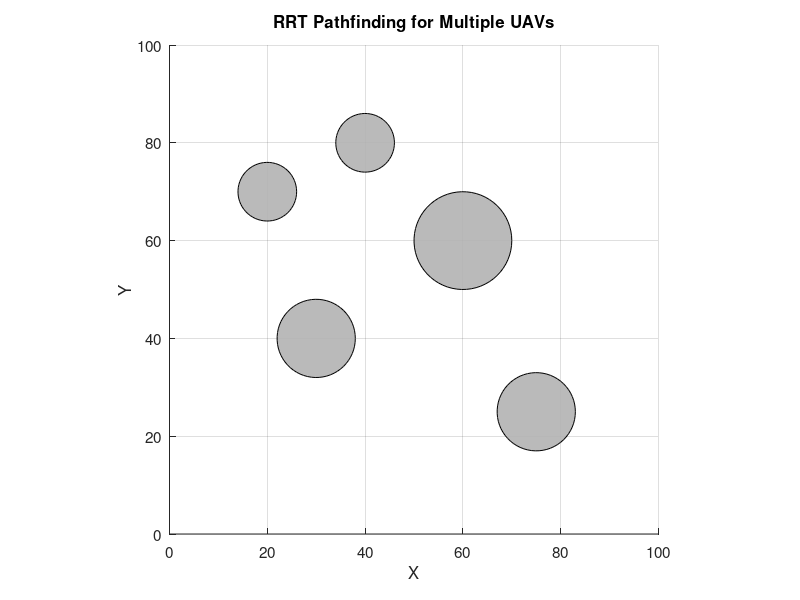

This figure's MATLAB source: (Note: this script raises an error after producing the figure.)
function RRTMultiUAV()
% RRTMultiUAV
% Visualizes RRT pathfinding for multiple UAVs with proper legend and animation.
%
% Blue = Start point
% Red  = Goal point
% Colored lines = RRT tree expansion
% Thick line = Final path
% Moving circles = UAVs following paths

clc; clear; close all;
rng(1); % For reproducibility

%% === Parameters ===
mapBounds = [0 100 0 100];
numDrones = 2;        % Adjust this to number of UAVs
stepSize = 3.5;
maxIters = 2500;
goalBias = 0.1;
goalRadius = 5;
interpStep = 0.01;     % Smooth path interpolation step

% === Drone Speed UI ===
answer = inputdlg({'Please enter drone speed! (1 = slowest, 100 = fastest):'}, ...
    'Drone Speed Control', [15 80], {'20'});
if isempty(answer)
    pauseTime = 0.02; % default if cancelled
else
    userSpeed = str2double(answer{1});
    userSpeed = max(1, min(25, userSpeed)); % clamp range
    pauseTime = 0.1 / userSpeed;  % higher speed → smaller pause
end
fprintf('Drone animation speed set to %.3f seconds per step.\n', pauseTime);

% Obstacles [x y radius]
obstacles = [30 40 8;
             60 60 10;
             40 80 6;
             75 25 8;
             20 70 6];

% Start and goal positions (you can edit freely)
starts = [10 10;
          15 85];
goals  = [90 90;
          80 95];

colors = lines(numDrones);

%% === Figure Setup ===
fig = figure('Name','RRT Multi-UAV Pathfinding','Color','w','Position',[100 100 1000 700]);
axis(mapBounds); axis equal; hold on; grid on;
xlabel('X'); ylabel('Y');
title('RRT Pathfinding for Multiple UAVs');
set(gca,'FontSize',11);

% Obstacles
theta = linspace(0,2*pi,64);
for i=1:size(obstacles,1)
    patch(obstacles(i,1) + obstacles(i,3)*cos(theta), ...
          obstacles(i,2) + obstacles(i,3)*sin(theta), ...
          [0.7 0.7 0.7],'EdgeColor','k','FaceAlpha',0.9);
end

% Start & Goal markers
startHandles = gobjects(numDrones,1);
goalHandles = gobjects(numDrones,1);
for i=1:numDrones
    startHandles(i) = plot(starts(i,1), starts(i,2), 'o', ...
        'MarkerFaceColor','b','MarkerEdgeColor','k','MarkerSize',6);
    goalHandles(i) = plot(goals(i,1), goals(i,2), 'o', ...
        'MarkerFaceColor','r','MarkerEdgeColor','k','MarkerSize',8);
    text(starts(i,1)+2, starts(i,2), sprintf('Drone %d Start',i), ...
        'Color','b','FontSize',10);
    text(goals(i,1)+2, goals(i,2), sprintf('Drone %d Goal',i), ...
        'Color','r','FontSize',10);
end

lgd = legend([startHandles; goalHandles], ...
    [arrayfun(@(i) sprintf('Drone %d Start',i),1:numDrones,'UniformOutput',false), ...
     arrayfun(@(i) sprintf('Drone %d Goal',i),1:numDrones,'UniformOutput',false)], ...
    'Location','eastoutside');
lgd.Title.String = 'Legend';
lgd.Box = 'on';

%% === RRT Structures ===
nodes = cell(numDrones,1);
parent = cell(numDrones,1);
found = false(numDrones,1);
foundNodeIndex = zeros(numDrones,1);

for i=1:numDrones
    nodes{i} = starts(i,:);
    parent{i} = 0;
end

isCollision = @(p1,p2) segmentCollisionWithCircles(p1,p2,obstacles);
sampleRandom = @() [mapBounds(1)+(mapBounds(2)-mapBounds(1))*rand, ...
                    mapBounds(3)+(mapBounds(4)-mapBounds(3))*rand];

fprintf('Growing RRT Trees...\n');
%% === Grow Trees ===
iter = 0;
while (~all(found)) && iter < maxIters
    iter = iter + 1;
    for d = 1:numDrones
        if found(d), continue; end

        % Sampling
        if rand < goalBias
            qRand = goals(d,:);
        else
            qRand = sampleRandom();
        end

        % Nearest node
        currNodes = nodes{d};
        [~, idxNearest] = min(sum((currNodes - qRand).^2,2));
        qNearest = currNodes(idxNearest,:);

        % Step toward
        dir = qRand - qNearest;
        dist = norm(dir);
        if dist == 0, continue; end
        qNew = qNearest + (stepSize/dist)*dir;

        % Check for collision
        if ~isCollision(qNearest, qNew)
            nodes{d}(end+1,:) = qNew;
            parent{d}(end+1) = idxNearest;
            plot([qNearest(1) qNew(1)], [qNearest(2) qNew(2)], '-', ...
                'Color', colors(d,:), 'LineWidth', 0.8);
            drawnow limitrate;

            % Check goal reach
            if norm(qNew - goals(d,:)) <= goalRadius
                found(d) = true;
                foundNodeIndex(d) = size(nodes{d},1);
                fprintf('Drone %d found path in %d iterations.\n', d, iter);
                plot([qNew(1) goals(d,1)], [qNew(2) goals(d,2)], '--', ...
                    'Color', colors(d,:), 'LineWidth', 1.5);
                nodes{d}(end+1,:) = goals(d,:);
                parent{d}(end+1) = foundNodeIndex(d);
                foundNodeIndex(d) = size(nodes{d},1);
            end
        end
    end
end

%% === Reconstruct Paths ===
paths = cell(numDrones,1);
for d=1:numDrones
    if found(d)
        idx = foundNodeIndex(d);
        path = nodes{d}(idx,:);
        while parent{d}(idx) ~= 0
            idx = parent{d}(idx);
            path = [nodes{d}(idx,:); path]; %#ok<AGROW>
        end
        paths{d} = path;
        plot(path(:,1), path(:,2), '-', 'Color', colors(d,:), 'LineWidth', 2.5);
    else
        paths{d} = [];
    end
end
drawnow;

%% === Animate Drones ===
fprintf('Animating UAVs along paths...\n');

% Interpolate for smooth motion
interpPaths = cell(numDrones,1);
maxLen = 0;
for d=1:numDrones
    P = paths{d};
    if isempty(P), continue; end
    pts = P(1,:);
    for k=2:size(P,1)
        seg = P(k,:) - P(k-1,:);
        segLen = norm(seg);
        nSteps = max(ceil(segLen / interpStep),1);
        t = linspace(0,1,nSteps+1)';
        newPts = (1-t)*P(k-1,:) + t*P(k,:);
        pts = [pts; newPts(2:end,:)]; %#ok<AGROW>
    end
    interpPaths{d} = pts;
    maxLen = max(maxLen, size(pts,1));
end

% Initialize UAV graphics
droneHandles = gobjects(numDrones,1);
for d=1:numDrones
    if ~isempty(interpPaths{d})
        droneHandles(d) = plot(interpPaths{d}(1,1), interpPaths{d}(1,2), 'o', ...
            'MarkerFaceColor', colors(d,:), 'MarkerEdgeColor','k', 'MarkerSize', 8);
    end
end
drawnow;

% Animate all drones together
for t = 1:maxLen
    for d=1:numDrones
        if isempty(interpPaths{d}), continue; end
        idx = min(t, size(interpPaths{d},1));
        set(droneHandles(d), 'XData', interpPaths{d}(idx,1), ...
                              'YData', interpPaths{d}(idx,2));
    end
    drawnow limitrate;
    %pause(pauseTime);  % <- Drone speed control
end

fprintf('All drones have reached end point. Simulation Complete!\n');

end

%% === Helper Collision Functions ===
%%
function hit = segmentCollisionWithCircles(p1,p2, circles)
hit = false;
for i=1:size(circles,1)
    if segmentCircleIntersect(p1,p2,circles(i,1:2),circles(i,3))
        hit = true;
        return;
    end
end
end

function tf = segmentCircleIntersect(a,b,center,r)
ab = b - a; ac = center - a;
ab2 = dot(ab,ab);
if ab2 == 0
    d = norm(ac);
else
    t = max(0,min(1, dot(ac,ab)/ab2));
    proj = a + t*ab;
    d = norm(proj - center);
end
tf = (d <= r);
end